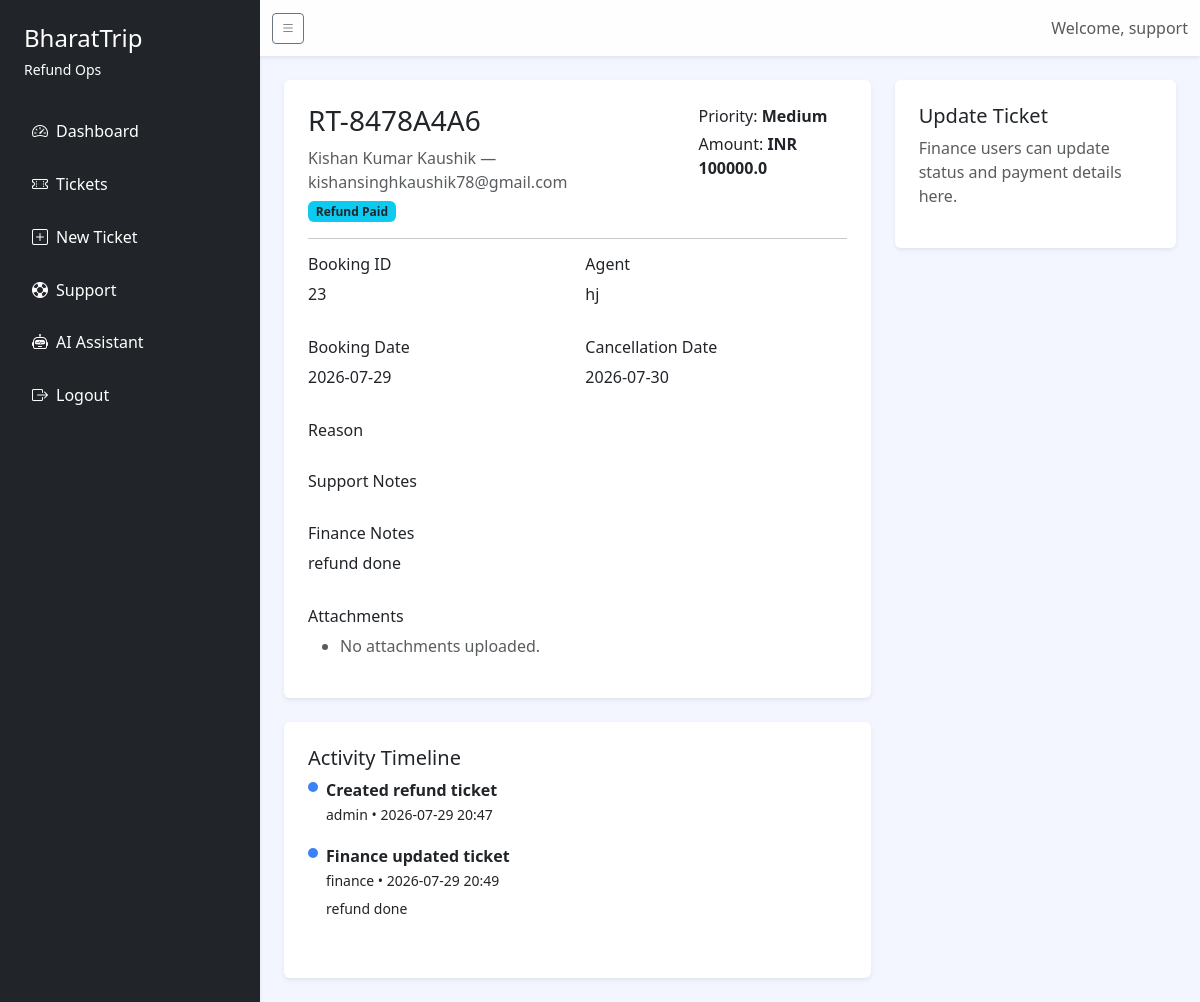
Screenshot of /tickets/7 (signed in) with the database file from the repository.
### models.py (models this page shows, shortened)
class User(db.Model, UserMixin):
    __tablename__ = "users"
    id = db.Column(db.Integer, primary_key=True)
    username = db.Column(db.String(80), unique=True, nullable=False)
    password = db.Column(db.String(255), nullable=False)
    role = db.Column(db.String(50), nullable=False)
    email = db.Column(db.String(120), unique=True, nullable=True)
    created_at = db.Column(db.DateTime, default=datetime.utcnow)
    created_tickets = db.relationship("RefundTicket", back_populates="created_by", foreign_keys="RefundTicket.created_by_id")
    assigned_tickets = db.relationship("RefundTicket", back_populates="assigned_user", foreign_keys="RefundTicket.assigned_user_id")

class RefundTicket(db.Model):
    __tablename__ = "refund_tickets"
    id = db.Column(db.Integer, primary_key=True)
    ticket_number = db.Column(db.String(32), unique=True, nullable=False, default=generate_ticket_number)
    customer_name = db.Column(db.String(150), nullable=False)
    agent_name = db.Column(db.String(150), nullable=True)
    customer_email = db.Column(db.String(150), nullable=False)
    customer_phone = db.Column(db.String(50), nullable=True)
    booking_id = db.Column(db.String(100), nullable=False)
    booking_date = db.Column(db.Date, nullable=True)
    cancellation_date = db.Column(db.Date, nullable=True)
    refund_amount = db.Column(db.Float, nullable=False)
    approved_amount = db.Column(db.Float, nullable=True)
    currency = db.Column(db.String(10), default=BaseConfig.DEFAULT_CURRENCY)
    priority = db.Column(db.String(20), default="Medium")
    reason = db.Column(db.Text, nullable=True)
    status = db.Column(db.String(50), default="New")
    assigned_user_id = db.Column(db.Integer, db.ForeignKey("users.id"), nullable=True)
    payment_reference = db.Column(db.String(120), nullable=True)
    payment_date = db.Column(db.Date, nullable=True)
    support_notes = db.Column(db.Text, nullable=True)
    finance_notes = db.Column(db.Text, nullable=True)
    attachments = db.Column(db.Text, default="[]")
    is_escalated = db.Column(db.Boolean, default=False)
    created_by_id = db.Column(db.Integer, db.ForeignKey("users.id"), nullable=False)
    created_at = db.Column(db.DateTime, default=datetime.utcnow)
    updated_at = db.Column(db.DateTime, default=datetime.utcnow, onupdate=datetime.utcnow)
    created_by = db.relationship("User", back_populates="created_tickets", foreign_keys=[created_by_id])
    assigned_user = db.relationship("User", back_populates="assigned_tickets", foreign_keys=[assigned_user_id])
    audit_logs = db.relationship("AuditLog", back_populates="ticket", order_by="AuditLog.created_at.desc()")
    email_logs = db.relationship("EmailLog", back_populates="ticket", order_by="EmailLog.sent_at.desc()")
    def get_attachments(self):
        return json.loads(self.attachments or "[]")

class AuditLog(db.Model):
    __tablename__ = "audit_logs"
    id = db.Column(db.Integer, primary_key=True)
    ticket_id = db.Column(db.Integer, db.ForeignKey("refund_tickets.id"), nullable=False)
    user_id = db.Column(db.Integer, db.ForeignKey("users.id"), nullable=False)
    action = db.Column(db.String(150), nullable=False)
    old_value = db.Column(db.Text, nullable=True)
    new_value = db.Column(db.Text, nullable=True)
    comment = db.Column(db.Text, nullable=True)
    created_at = db.Column(db.DateTime, default=datetime.utcnow)
    ticket = db.relationship("RefundTicket", back_populates="audit_logs")
    user = db.relationship("User")

### blueprints/tickets.py (the view)
@tickets_bp.route("/tickets/<int:ticket_id>")
@login_required
def view_ticket(ticket_id):
    ticket = TicketRepository.get_by_id(ticket_id)
    if not ticket:
        flash("Ticket not found.", "danger")
        return redirect(url_for("tickets.list_tickets"))
    if current_user.role == "support" or current_user.role == "finance" or current_user.role == "admin" or ticket.created_by_id == current_user.id:
        audit_logs = AuditRepository.all_for_ticket(ticket.id)
        return render_template("ticket_detail.html", user=current_user, ticket=ticket, audit_logs=audit_logs)
    flash("Access denied.", "danger")
    return redirect(url_for("tickets.list_tickets"))

### repositories.py (called while the page is built)
    @staticmethod
    def get_by_id(ticket_id: int) -> Optional[RefundTicket]:
        return RefundTicket.query.get(ticket_id)

    @staticmethod
    def all_for_ticket(ticket_id: int):
        return AuditLog.query.filter_by(ticket_id=ticket_id).order_by(AuditLog.created_at.asc()).all()

### templates/ticket_detail.html (shortened to what this page needs)
{% extends 'layout.html' %}
{% block content %}
<div class="row g-4">
  <div class="col-lg-8">
    <div class="card shadow-sm p-4 mb-4">
      <div class="d-flex justify-content-between align-items-start">
        <div>
          <h3>{{ ticket.ticket_number }}</h3>
          <p class="text-muted mb-1">{{ ticket.customer_name }} — {{ ticket.customer_email }}</p>
          <span class="badge bg-info text-dark">{{ ticket.status }}</span>
        </div>
        <div>
          <p class="mb-1">Priority: <strong>{{ ticket.priority }}</strong></p>
          <p class="mb-0">Amount: <strong>{{ ticket.currency }} {{ ticket.refund_amount }}</strong></p>
        </div>
      </div>
      <hr />
      <div class="row g-3">
        <div class="col-md-6">
          <h6>Booking ID</h6>
          <p>{{ ticket.booking_id }}</p>
        </div>
        <div class="col-md-6">
          <h6>Agent</h6>
          <p>{{ ticket.agent_name }}</p>
        </div>
        <div class="col-md-6">
          <h6>Booking Date</h6>
          <p>{{ ticket.booking_date or 'N/A' }}</p>
        </div>
        <div class="col-md-6">
          <h6>Cancellation Date</h6>
          <p>{{ ticket.cancellation_date or 'N/A' }}</p>
        </div>
      </div>
      <div class="mt-3">
        <h6>Reason</h6>
      </div>
      <div class="mt-3">
        <h6>Support Notes</h6>
      </div>
      <div class="mt-3">
        <h6>Finance Notes</h6>
        <p>{{ ticket.finance_notes }}</p>
      </div>
      <div class="mt-3">
        <h6>Attachments</h6>
        <ul>
          {% for file in ticket.get_attachments() %}
          <li><a href="{{ url_for('static', filename='uploads/' ~ file) }}" target="_blank">{{ file }}</a></li>
          {% else %}
          <li class="text-muted">No attachments uploaded.</li>
          {% endfor %}
        </ul>
      </div>
    </div>
    <div class="card shadow-sm p-4 mb-4">
      <h5>Activity Timeline</h5>
      <ul class="timeline">
        {% for entry in audit_logs %}
        <li>
          <strong>{{ entry.action }}</strong>
          <p class="mb-1"><small>{{ entry.user.username }} • {{ entry.created_at.strftime('%Y-%m-%d %H:%M') }}</small></p>
          <p class="mb-0"><small>{{ entry.comment or '' }}</small></p>
        </li>
        {% else %}
        <li><em>No audit activity recorded yet.</em></li>
        {% endfor %}
      </ul>
    </div>
  </div>
  <div class="col-lg-4">
    <div class="card shadow-sm p-4 mb-4">
      <h5>Update Ticket</h5>
      <form method="post" action="{{ url_for('tickets.update_ticket', ticket_id=ticket.id) }}">
        {% if current_user.role == 'finance' %}
        <div class="mb-3">
          <label class="form-label">Status</label>
          <select name="status" class="form-select">
            {% for status in ['Finance Review', 'Approved', 'Payment Initiated', 'Refund Paid', 'Closed', 'Rejected'] %}
            <option value="{{ status }}" {% if ticket.status == status %}selected{% endif %}>{{ status }}</option>
            {% endfor %}
          </select>
        </div>
        <div class="mb-3">
          <label class="form-label">Approved Amount</label>
          <input name="approved_amount" type="number" step="0.01" class="form-control" value="{{ ticket.approved_amount or '' }}" />
        </div>
        <div class="mb-3">
          <label class="form-label">Payment Reference</label>
          <input name="payment_reference" class="form-control" value="{{ ticket.payment_reference or '' }}" />
        </div>
        <div class="mb-3">
          <label class="form-label">Payment Date</label>
          <input name="payment_date" type="date" class="form-control" value="{{ ticket.payment_date or '' }}" />
        </div>
        <div class="mb-3">
          <label class="form-label">Finance Notes</label>
          <textarea name="finance_notes" class="form-control" rows="3">{{ ticket.finance_notes or '' }}</textarea>
        </div>
        <button class="btn btn-success w-100">Save</button>
        {% else %}
        <p class="text-muted">Finance users can update status and payment details here.</p>
        {% endif %}
      </form>
    </div>
  </div>
</div>
{% endblock %}

### templates/layout.html (shortened to what this page needs)
<!doctype html>
<html lang="en">
  <head>
    <link href="https://cdn.jsdelivr.net/npm/bootstrap@5.3.2/dist/css/bootstrap.min.css" rel="stylesheet" />
    <link href="https://cdn.jsdelivr.net/npm/bootstrap-icons@1.11.3/font/bootstrap-icons.css" rel="stylesheet" />
    <link rel="stylesheet" href="{{ url_for('static', filename='css/style.css') }}" />
  </head>
  <body>
    <div class="app-shell">
      <div class="sidebar bg-dark text-white shadow-sm">
        <div class="sidebar-brand p-4">
          <a class="text-white text-decoration-none" href="{{ url_for('dashboard.index') }}">
            <h4 class="mb-1">BharatTrip</h4>
            <small>Refund Ops</small>
          </a>
        </div>
        <nav class="nav flex-column px-3">
          <a class="nav-link text-white" href="{{ url_for('dashboard.index') }}"><i class="bi bi-speedometer2 me-2"></i><span class="nav-text">Dashboard</span></a>
          {% if current_user.is_authenticated %}
          <a class="nav-link text-white" href="{{ url_for('tickets.list_tickets') }}"><i class="bi bi-ticket-perforated me-2"></i><span class="nav-text">Tickets</span></a>
          <a class="nav-link text-white" href="{{ url_for('tickets.create_ticket') }}"><i class="bi bi-plus-square me-2"></i><span class="nav-text">New Ticket</span></a>
          <a class="nav-link text-white" href="{{ url_for('support.index') }}"><i class="bi bi-life-preserver me-2"></i><span class="nav-text">Support</span></a>
          <a class="nav-link text-white" href="{{ url_for('ai.chat') }}"><i class="bi bi-robot me-2"></i><span class="nav-text">AI Assistant</span></a>
          <a class="nav-link text-white" href="{{ url_for('auth.logout') }}"><i class="bi bi-box-arrow-right me-2"></i><span class="nav-text">Logout</span></a>
          {% endif %}
        </nav>
      </div>
      <div class="content-shell">
        <nav class="navbar navbar-expand-lg navbar-light bg-white shadow-sm mb-4">
          <div class="container-fluid d-flex align-items-center">
            <button class="btn btn-outline-secondary btn-sm me-3" id="sidebarToggle" type="button">
              <i class="bi bi-list"></i>
            </button>
            <span class="navbar-text">Welcome, {{ current_user.username if current_user.is_authenticated else 'Guest' }}</span>
          </div>
        </nav>
        <div class="container-fluid px-4">
          {% block content %}{% endblock %}
        </div>
      </div>
    </div>
  </body>
</html>

### static/css/style.css (style rules this page uses)
:root { color-scheme: light; --bg: #f3f6ff; --surface: #ffffff; --surface-alt: #eef2ff; --text: #1f2937; --muted: #6b7280; --primary: #3b82f6; --shadow: 0 20px 50px rgba(15, 23, 42, 0.08); }
body { background: linear-gradient(180deg, #eef2ff 0%, #f8fafc 100%); min-height: 100vh; color: var(--text); }
.app-shell { display: flex; min-height: 100vh; }
.sidebar { min-height: 100vh; width: 260px; position: sticky; top: 0; transition: width 0.2s ease; }
.sidebar .nav-link { color: rgba(255, 255, 255, 0.85); padding: 0.9rem 1rem; }
.content-shell { flex: 1; background: var(--bg); min-height: 100vh; }
.navbar { background: rgba(255, 255, 255, 0.95) !important; }
.card { border: none; }
.timeline { list-style: none; padding-left: 0; }
.timeline li { position: relative; padding-left: 18px; margin-bottom: 18px; }
.timeline li::before { content: ""; position: absolute; left: 0; top: 4px; width: 10px; height: 10px; border-radius: 50%; background: var(--primary); }

### rows the page displays
User: username "support"
RefundTicket: ticket_number "RT-8478A4A6", customer_name "Kishan Kumar Kaushik", customer_email "kishansinghkaushik78@gmail.com", status "Refund Paid", priority "Medium", currency "INR", refund_amount "100000.0", booking_id "23", agent_name "hj", booking_date "2026-07-29", cancellation_date "2026-07-30", finance_notes "refund done"
AuditLog: action "Created refund ticket", user.username "admin", created_at "2026-07-29 20:47"
AuditLog: action "Finance updated ticket", user.username "finance", created_at "2026-07-29 20:49", comment "refund done"
